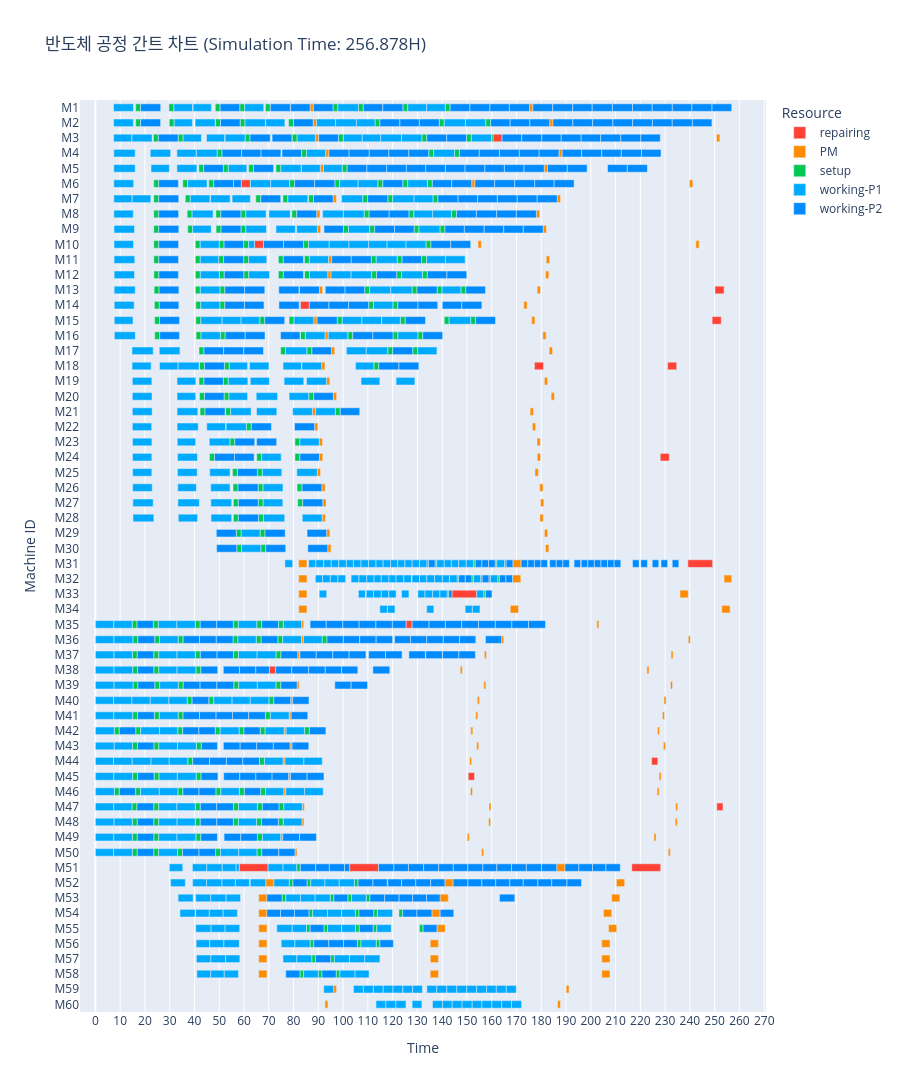

Notebook source saved alongside this figure:
### Code cell
env.run(until=scheduler.job_chk_process)
fig = create_gantt_chart(
    logs=event_logger.logs,
    max_time=event_logger.now,
    title=f"반도체 공정 간트 차트 (Simulation Time: {round(event_logger.now, 3)}{TIME_UNIT})")
fig.show()
fig.write_html("gantt_chart.html")

### Figure 1 — Plotly figure (JSON) as saved in the notebook; plotly's stock layout.template omitted (floating-point values rounded to 4 significant figures; data arrays with more than 128 entries replaced by an {"elided": "..."} marker saying what was removed)
{"data": [{"base": [64.22, 250.1, 82.69, 249.0, 177.2, 231.0, 228.0, 160.5, 239.2, 143.9, 125.4, 70.27, 224.5, 150.5, 250.9, 58.07, 102.7, 216.5, 58.9], "customdata": [[""], [""], [""], [""], [""], [""], [""], [""], [""], [""], [""], [""], [""], [""], [""], [""], [""], [""], [""]], "hovertemplate": "Resource=repairing<br>Start=%{base}<br>Finish=%{x}<br>Task=%{y}<br>job_op=%{customdata[0]}<extra></extra>", "legendgroup": "repairing", "marker": {"color": "rgb(255, 65, 54)", "pattern": {"shape": ""}}, "name": "repairing", "orientation": "h", "showlegend": true, "textposition": "auto", "type": "bar", "width": 0.5, "x": [3.667, 3.667, 3.667, 3.667, 3.667, 3.667, 3.667, 3.667, 10.0, 10.0, 2.5, 2.5, 2.5, 2.5, 2.5, 11.67, 11.67, 11.67, 3.667], "xaxis": "x", "y": ["M10", "M13", "M14", "M15", "M18", "M18", "M24", "M3", "M31", "M33", "M35", "M38", "M44", "M45", "M47", "M51", "M51", "M51", "M6"], "yaxis": "y"}, {"base": {"elided": "138 float values"}, "customdata": {"elided": "138x1 str values"}, "hovertemplate": "Resource=PM<br>Start=%{base}<br>Finish=%{x}<br>Task=%{y}<br>job_op=%{customdata[0]}<extra></extra>", "legendgroup": "PM", "marker": {"color": "rgb(255, 140, 0)", "pattern": {"shape": ""}}, "name": "PM", "orientation": "h", "showlegend": true, "textposition": "auto", "type": "bar", "width": 0.5, "x": {"elided": "138 float values"}, "xaxis": "x", "y": {"elided": "138 str values"}, "yaxis": "y"}, {"base": {"elided": "265 float values"}, "customdata": {"elided": "265x1 str values"}, "hovertemplate": "Resource=setup<br>Start=%{base}<br>Finish=%{x}<br>Task=%{y}<br>job_op=%{customdata[0]}<extra></extra>", "legendgroup": "setup", "marker": {"color": "rgb(0, 200, 83)", "pattern": {"shape": ""}}, "name": "setup", "orientation": "h", "showlegend": true, "textposition": "auto", "type": "bar", "width": 0.5, "x": {"elided": "265 float values"}, "xaxis": "x", "y": {"elided": "265 str values"}, "yaxis": "y"}, {"base": {"elided": "422 float values"}, "customdata": {"elided": "422x1 str values"}, "hovertemplate": "Resource=working-P1<br>Start=%{base}<br>Finish=%{x}<br>Task=%{y}<br>job_op=%{customdata[0]}<extra></extra>", "legendgroup": "working-P1", "marker": {"color": "rgb(0, 170, 255)", "pattern": {"shape": ""}}, "name": "working-P1", "orientation": "h", "showlegend": true, "textposition": "auto", "type": "bar", "width": 0.5, "x": {"elided": "422 float values"}, "xaxis": "x", "y": {"elided": "422 str values"}, "yaxis": "y"}, {"base": {"elided": "426 float values"}, "customdata": {"elided": "426x1 str values"}, "hovertemplate": "Resource=working-P2<br>Start=%{base}<br>Finish=%{x}<br>Task=%{y}<br>job_op=%{customdata[0]}<extra></extra>", "legendgroup": "working-P2", "marker": {"color": "rgb(0, 140, 255)", "pattern": {"shape": ""}}, "name": "working-P2", "orientation": "h", "showlegend": true, "textposition": "auto", "type": "bar", "width": 0.5, "x": {"elided": "426 float values"}, "xaxis": "x", "y": {"elided": "426 str values"}, "yaxis": "y"}], "layout": {"barmode": "relative", "height": 3000, "legend": {"title": {"text": "Resource"}, "tracegroupgap": 0}, "title": {"text": "반도체 공정 간트 차트 (Simulation Time: 256.878H)"}, "xaxis": {"anchor": "y", "domain": [0, 1], "dtick": 10, "title": {"text": "Time"}}, "yaxis": {"anchor": "x", "categoryarray": ["M60", "M59", "M58", "M57", "M56", "M55", "M54", "M53", "M52", "M51", "M50", "M49", "M48", "M47", "M46", "M45", "M44", "M43", "M42", "M41", "M40", "M39", "M38", "M37", "M36", "M35", "M34", "M33", "M32", "M31", "M30", "M29", "M28", "M27", "M26", "M25", "M24", "M23", "M22", "M21", "M20", "M19", "M18", "M17", "M16", "M15", "M14", "M13", "M12", "M11", "M10", "M9", "M8", "M7", "M6", "M5", "M4", "M3", "M2", "M1"], "categoryorder": "array", "domain": [0, 1], "title": {"text": "Machine ID"}}}}
